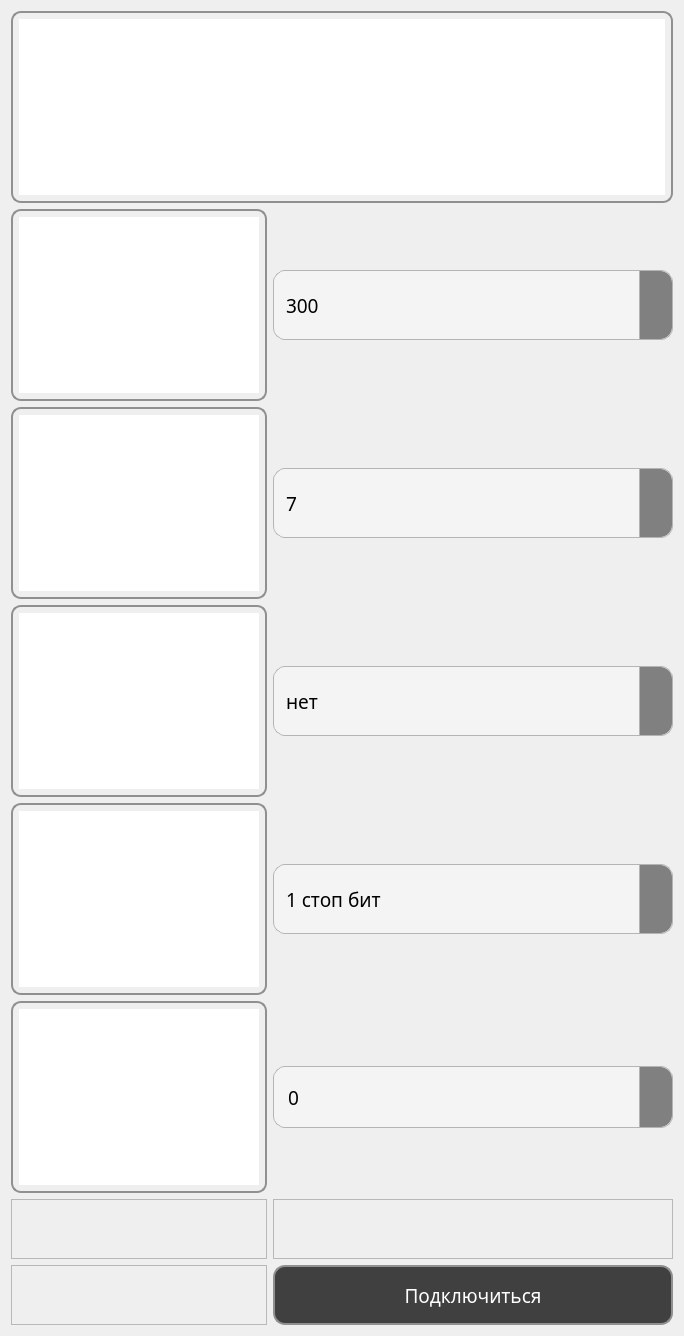
         <widget class="QWidget" name="page_3">
          <property name="styleSheet">
           <string notr="true">/* ===== QComboBox: полный стиль без ресурсов ===== */

/* --- контейнер всплывающего окна (Qt-5/6) --- */
QFrame#qt_combo_box_popup {      /* &lt;&lt; ключевая строчка */
    border: none;                /* убираем рамку */
    background: 505050;     /* или #505050 под фон формы */
}






/* ОСНОВНОЕ ПОЛЕ -----------------------------------------------------------*/
QComboBox {
    border: 1px solid #b4b4b4;
    border-radius: 12px;
    padding: 4px 40px 4px 12px;   /* место под стрелку справа */
    background: #f4f4f4;
    min-height: 60px;             /* чтобы не сплющивался */
combobox-popup: 0;   
}

/* КНОПКА ВЫПАДАНИЯ (правый сегмент) --------------------------------------*/
QComboBox::drop-down {
    subcontrol-origin: padding;
    subcontrol-position: top right;
    width: 32px;
    border-left: 1px solid #b4b4b4;
    border-top-right-radius: 12px;
    border-bottom-right-radius: 12px;
    background: #e2e2e2;
}

QComboBox::drop-down { 
    background: #808080;   /* временно! */
}

/* СТРЕЛКА ----------------------------------------------------------------*/
QComboBox::down-arrow {
image: url(&quot;:/icon/arrow_drop_down_24dp_E3E3E3_FILL0_wght400_GRAD0_opsz24.png&quot;);
    width: 24px;      /* подгони под реальный размер PNG */
    height: 24px;
    margin: 0 auto;   /* по центру кнопки drop‑down */
    border: none;     /* глушим всякие старые границы */
}

/* Поворот при раскрытии --------------------------------------------------*/
QComboBox::down-arrow:on {
    transform: rotate(180deg);
}





/* ХОВЕР/ФОКУС -------------------------------------------------------------*/
QComboBox:hover { background: #f9f9f9; }

QComboBox:focus {
    border: 1px solid #7aa9ff;
    outline: none;
}

/* ВЫПАДАЮЩИЙ СПИСОК -----------------------------------------------------*/
QComboBox QAbstractItemView {
    /* тот же радиус, что у поля */
    border: 1px solid #c8c8c8;
    border-radius: 12px;
    padding: 4px;                       /* лёгкий «отступ-рамка» внутри */
    background: #FFFFFF;

    /* отключаем стандартный dotted focus-rectangle */
    outline: 0;                         /* Qt &gt;5.12 понимает outline */
    /* если outline не работает в вашей версии:
       border: none; */
}

/* строки внутри списка */
QComboBox QAbstractItemView::item {
    padding: 6px 12px;
    border-radius: 6px;                 /* лёгкое скругление hover/selected */
}

/* подсветка наведения  */
QComboBox QAbstractItemView::item:hover {
    background: #f0f0f0;
}

/* выбранный элемент (без пунктира!) */
QComboBox QAbstractItemView::item:selected {
    background: #2d97ff;                /* пример активного цвета */
    color: #ffffff;
    outline: 0;                         /* страховка */
    /* или border: none;  -&gt; если outline не поддерживается */
}

/* Оформление текста и рамки для QLabel и QTextBrowser */
QLabel,
QTextBrowser {
    color: white;                    /* цвет шрифта */
    border-radius: 10px;             /* скругление углов рамки */
    padding: 6px;                    /* внутренние отступы */
border: 2px solid #909090; 
}


/* Нормальное состояние */
QPushButton {
    background-color: #404040;        /* заливка */
    color: white;                     /* цвет текста */
    border: 2px solid #909090;        /* толщина и цвет обводки */
    border-radius: 12px;              /* радиус скругления */
    padding: 6px 12px;                /* «воздух» внутри */
}

/* Курсор наведён */
QPushButton:hover {
    background-color: #505050;
    border-color: #707070;
}

/* Кнопка нажата (удерживается) */
QPushButton:pressed {
    background-color: #909090;
    border-color: #909090;
}

/* QLabel или QTextBrowser */
QLabel, QTextBrowser {
    border: 2px solid #909090;   /* толщина и цвет */
    border-radius: 10px;         /* скругление */
    padding: 6px;                /* внутренние отступы */
    color: white;              /* цвет шрифта */
}

/* ===== QSpinBox — стиль под QComboBox (каждый параметр подписан) ===== */

/* ОСНОВНОЕ ПОЛЕ ---------------------------------------------------------*/
QSpinBox {
    border: 1px solid #b4b4b4;                 /* внешняя рамка виджета        */
    border-radius: 12px;                       /* скругление всех углов        */

    padding-left: 12px;                        /* отступ текста слева          */
    padding-right: 40px;                       /* резерв под блок стрелок      */
    background: #f4f4f4;                       /* фон поля ввода               */
    min-height: 60px;                          /* минимальная высота контрола  */
    color: black;                              /* цвет введённого текста       */

    outline: none;                             /* убираем стандартный пунктиp  */
}

/* БЛОК СТРЕЛОК ----------------------------------------------------------*/
/* общие параметры для обеих половинок блока */
QSpinBox::up-button,
QSpinBox::down-button {
    subcontrol-origin: padding;                /* координаты от padding-box    */
    width: 32px;                               /* ширина сегмента со стрелками */
    border-left: 1px solid #b4b4b4;            /* линия-разделитель слева      */
    background: #808080;                       /* фон блока стрелок            */
}

/* ↓ нижняя половина блока стрелок --------------------------------------*/
QSpinBox::down-button {
    subcontrol-position: bottom right;         /* привязка к правому-нижнему   */
    height: 30%;                               /* занимаем оставшиеся 50 %     */
    border-bottom-right-radius: 12px;          /* скругляем ТОЛЬКО низ-прав.   */
}


/* ↑ верхняя половина блока стрелок -------------------------------------*/
QSpinBox::up-button {
    subcontrol-position: top right;            /* привязка к правому-верхнему  */
    height: 30%;                               /* занимаем ровно половину выс. */
    border-top-right-radius: 12px;             /* скругляем ТОЛЬКО верх-прав.  */
}

/* визуальный отклик при нажатии ----------------------------------------*/
QSpinBox::up-button:pressed,
QSpinBox::down-button:pressed {
    background: #6d6d6d;                       /* затемняем фон на время клика */
}

/* СТРЕЛКИ (иконки) ------------------------------------------------------*/
QSpinBox::up-arrow {
    image: url(&quot;:/icon/arrow_drop_up_24dp_E3E3E3_FILL0_wght400_GRAD0_opsz24.png&quot;); /* PNG/SVG ↓ */
    width: 24px; height: 24px;                 /* габариты иконки              */
    margin: 0 auto;                            /* центрируем в блоке           */
	transform: rotate(180deg);
}

QSpinBox::down-arrow {
    image: url(&quot;:/icon/arrow_drop_down_24dp_E3E3E3_FILL0_wght400_GRAD0_opsz24.png&quot;); /* PNG/SVG ↓ */
    width: 24px; height: 24px;                 /* габариты иконки              */
    margin: 0 auto;                            /* центрируем в блоке           */
}


/* отключаем кнопки и иконки при достижении min/max ---------------------*/
QSpinBox::up-button:disabled,
QSpinBox::down-button:disabled {
    background: #c8c8c8;                       /* тусклый фон — кнопка неактив */
}

QSpinBox::up-arrow:disabled,
QSpinBox::down-arrow:disabled {
    image: none;                               /* прячем иконку у неактивной   */
}

/* ХОВЕР / ФОКУС ---------------------------------------------------------*/
QSpinBox:hover  { background: #f9f9f9; }       /* лёгкое высветление при ховере*/
QSpinBox:focus  { border: 1px solid #7aa9ff; } /* синяя рамка при фокусе       */

/* ОТКЛЮЧЁННОЕ СОСТОЯНИЕ -------------------------------------------------*/
QSpinBox:disabled {
    color: #8f8f8f;                            /* приглушаем текст             */
    background: #e0e0e0;                       /* и фон всего виджета          */
}

</string>
          </property>
          <layout class="QGridLayout" name="gridLayout_2">
           <item row="0" column="0" colspan="2">
            <widget class="QTextBrowser" name="textBrowser_4">
             <property name="html">
              <string>&lt;!DOCTYPE HTML PUBLIC &quot;-//W3C//DTD HTML 4.0//EN&quot; &quot;http://www.w3.org/TR/REC-html40/strict.dtd&quot;&gt;
&lt;html&gt;&lt;head&gt;&lt;meta name=&quot;qrichtext&quot; content=&quot;1&quot; /&gt;&lt;meta charset=&quot;utf-8&quot; /&gt;&lt;style type=&quot;text/css&quot;&gt;
p, li { white-space: pre-wrap; }
hr { height: 1px; border-width: 0; }
li.unchecked::marker { content: &quot;\2610&quot;; }
li.checked::marker { content: &quot;\2612&quot;; }
&lt;/style&gt;&lt;/head&gt;&lt;body style=&quot; font-family:'Noto Sans SC'; font-size:9pt; font-weight:400; font-style:normal;&quot;&gt;
&lt;p align=&quot;center&quot; style=&quot; margin-top:0px; margin-bottom:0px; margin-left:0px; margin-right:0px; -qt-block-indent:0; text-indent:0px;&quot;&gt;&lt;span style=&quot; font-size:16pt;&quot;&gt;Ручное подключение&lt;/span&gt;&lt;/p&gt;&lt;/body&gt;&lt;/html&gt;</string>
             </property>
            </widget>
           </item>
           <item row="1" column="0">
            <widget class="QTextBrowser" name="textBrowser_5">
             <property name="html">
              <string>&lt;!DOCTYPE HTML PUBLIC &quot;-//W3C//DTD HTML 4.0//EN&quot; &quot;http://www.w3.org/TR/REC-html40/strict.dtd&quot;&gt;
&lt;html&gt;&lt;head&gt;&lt;meta name=&quot;qrichtext&quot; content=&quot;1&quot; /&gt;&lt;meta charset=&quot;utf-8&quot; /&gt;&lt;style type=&quot;text/css&quot;&gt;
p, li { white-space: pre-wrap; }
hr { height: 1px; border-width: 0; }
li.unchecked::marker { content: &quot;\2610&quot;; }
li.checked::marker { content: &quot;\2612&quot;; }
&lt;/style&gt;&lt;/head&gt;&lt;body style=&quot; font-family:'Noto Sans SC'; font-size:9pt; font-weight:400; font-style:normal;&quot;&gt;
&lt;p align=&quot;center&quot; style=&quot; margin-top:0px; margin-bottom:0px; margin-left:0px; margin-right:0px; -qt-block-indent:0; text-indent:0px;&quot;&gt;&lt;span style=&quot; font-size:14pt;&quot;&gt;Скорость USART&lt;/span&gt;&lt;/p&gt;&lt;/body&gt;&lt;/html&gt;</string>
             </property>
            </widget>
           </item>
           <item row="1" column="1">
            <widget class="QComboBox" name="comboBox">
             <property name="sizePolicy">
              <sizepolicy hsizetype="Preferred" vsizetype="Maximum">
               <horstretch>0</horstretch>
               <verstretch>0</verstretch>
              </sizepolicy>
             </property>
             <property name="minimumSize">
              <size>
               <width>0</width>
               <height>70</height>
              </size>
             </property>
             <property name="font">
              <font>
               <family>Noto Sans SC</family>
               <pointsize>14</pointsize>
              </font>
             </property>
             <property name="layoutDirection">
              <enum>Qt::LayoutDirection::LeftToRight</enum>
             </property>
             <property name="styleSheet">
              <string notr="true">QLabel { font-size: 14pt; }</string>
             </property>
             <item>
              <property name="text">
               <string>300</string>
              </property>
             </item>
             <item>
              <property name="text">
               <string>600</string>
              </property>
             </item>
             <item>
              <property name="text">
               <string>1200</string>
              </property>
             </item>
             <item>
              <property name="text">
               <string>2400</string>
              </property>
             </item>
             <item>
              <property name="text">
               <string>4800</string>
              </property>
             </item>
             <item>
              <property name="text">
               <string>9600</string>
              </property>
             </item>
             <item>
              <property name="text">
               <string>14400</string>
              </property>
             </item>
             <item>
              <property name="text">
               <string>19200</string>
              </property>
             </item>
             <item>
              <property name="text">
               <string>38400</string>
              </property>
             </item>
             <item>
              <property name="text">
               <string>56000</string>
              </property>
             </item>
             <item>
              <property name="text">
               <string>57600</string>
              </property>
             </item>
             <item>
              <property name="text">
               <string>115200</string>
              </property>
             </item>
             <item>
              <property name="text">
               <string>128000</string>
              </property>
             </item>
             <item>
              <property name="text">
               <string>230400</string>
              </property>
             </item>
             <item>
              <property name="text">
               <string>256000</string>
              </property>
             </item>
            </widget>
           </item>
           <item row="2" column="0">
            <widget class="QTextBrowser" name="textBrowser_9">
             <property name="html">
              <string>&lt;!DOCTYPE HTML PUBLIC &quot;-//W3C//DTD HTML 4.0//EN&quot; &quot;http://www.w3.org/TR/REC-html40/strict.dtd&quot;&gt;
&lt;html&gt;&lt;head&gt;&lt;meta name=&quot;qrichtext&quot; content=&quot;1&quot; /&gt;&lt;meta charset=&quot;utf-8&quot; /&gt;&lt;style type=&quot;text/css&quot;&gt;
p, li { white-space: pre-wrap; }
hr { height: 1px; border-width: 0; }
li.unchecked::marker { content: &quot;\2610&quot;; }
li.checked::marker { content: &quot;\2612&quot;; }
&lt;/style&gt;&lt;/head&gt;&lt;body style=&quot; font-family:'Noto Sans SC'; font-size:9pt; font-weight:400; font-style:normal;&quot;&gt;
&lt;p align=&quot;center&quot; style=&quot; margin-top:0px; margin-bottom:0px; margin-left:0px; margin-right:0px; -qt-block-indent:0; text-indent:0px;&quot;&gt;&lt;span style=&quot; font-size:14pt;&quot;&gt;Колличество бит&lt;/span&gt;&lt;/p&gt;&lt;/body&gt;&lt;/html&gt;</string>
             </property>
            </widget>
           </item>
           <item row="2" column="1">
            <widget class="QComboBox" name="comboBox_2">
             <property name="sizePolicy">
              <sizepolicy hsizetype="Preferred" vsizetype="Maximum">
               <horstretch>0</horstretch>
               <verstretch>0</verstretch>
              </sizepolicy>
             </property>
             <property name="minimumSize">
              <size>
               <width>0</width>
               <height>70</height>
              </size>
             </property>
             <property name="font">
              <font>
               <family>Noto Sans SC</family>
               <pointsize>14</pointsize>
              </font>
             </property>
             <property name="layoutDirection">
              <enum>Qt::LayoutDirection::LeftToRight</enum>
             </property>
             <item>
              <property name="text">
               <string>7</string>
              </property>
             </item>
             <item>
              <property name="text">
               <string>8</string>
              </property>
             </item>
            </widget>
           </item>
           <item row="3" column="0">
            <widget class="QTextBrowser" name="textBrowser_7">
             <property name="html">
              <string>&lt;!DOCTYPE HTML PUBLIC &quot;-//W3C//DTD HTML 4.0//EN&quot; &quot;http://www.w3.org/TR/REC-html40/strict.dtd&quot;&gt;
&lt;html&gt;&lt;head&gt;&lt;meta name=&quot;qrichtext&quot; content=&quot;1&quot; /&gt;&lt;meta charset=&quot;utf-8&quot; /&gt;&lt;style type=&quot;text/css&quot;&gt;
p, li { white-space: pre-wrap; }
hr { height: 1px; border-width: 0; }
li.unchecked::marker { content: &quot;\2610&quot;; }
li.checked::marker { content: &quot;\2612&quot;; }
&lt;/style&gt;&lt;/head&gt;&lt;body style=&quot; font-family:'Noto Sans SC'; font-size:9pt; font-weight:400; font-style:normal;&quot;&gt;
&lt;p align=&quot;center&quot; style=&quot; margin-top:0px; margin-bottom:0px; margin-left:0px; margin-right:0px; -qt-block-indent:0; text-indent:0px;&quot;&gt;&lt;span style=&quot; font-size:14pt;&quot;&gt;Четность&lt;/span&gt;&lt;/p&gt;&lt;/body&gt;&lt;/html&gt;</string>
             </property>
            </widget>
           </item>
           <item row="3" column="1">
            <widget class="QComboBox" name="comboBox_4">
             <property name="sizePolicy">
              <sizepolicy hsizetype="Preferred" vsizetype="Maximum">
               <horstretch>0</horstretch>
               <verstretch>0</verstretch>
              </sizepolicy>
             </property>
             <property name="minimumSize">
              <size>
               <width>0</width>
               <height>70</height>
              </size>
             </property>
             <property name="font">
              <font>
               <family>Noto Sans SC</family>
               <pointsize>14</pointsize>
              </font>
             </property>
             <property name="layoutDirection">
              <enum>Qt::LayoutDirection::LeftToRight</enum>
             </property>
             <item>
              <property name="text">
               <string>нет</string>
              </property>
             </item>
             <item>
              <property name="text">
               <string>Нечетная</string>
              </property>
             </item>
             <item>
              <property name="text">
               <string>Четная</string>
              </property>
             </item>
            </widget>
           </item>
           <item row="4" column="0">
            <widget class="QTextBrowser" name="textBrowser_6">
             <property name="html">
              <string>&lt;!DOCTYPE HTML PUBLIC &quot;-//W3C//DTD HTML 4.0//EN&quot; &quot;http://www.w3.org/TR/REC-html40/strict.dtd&quot;&gt;
&lt;html&gt;&lt;head&gt;&lt;meta name=&quot;qrichtext&quot; content=&quot;1&quot; /&gt;&lt;meta charset=&quot;utf-8&quot; /&gt;&lt;style type=&quot;text/css&quot;&gt;
p, li { white-space: pre-wrap; }
hr { height: 1px; border-width: 0; }
li.unchecked::marker { content: &quot;\2610&quot;; }
li.checked::marker { content: &quot;\2612&quot;; }
&lt;/style&gt;&lt;/head&gt;&lt;body style=&quot; font-family:'Noto Sans SC'; font-size:9pt; font-weight:400; font-style:normal;&quot;&gt;
&lt;p align=&quot;center&quot; style=&quot; margin-top:0px; margin-bottom:0px; margin-left:0px; margin-right:0px; -qt-block-indent:0; text-indent:0px;&quot;&gt;&lt;span style=&quot; font-size:14pt;&quot;&gt;Стоп-бит&lt;/span&gt;&lt;/p&gt;&lt;/body&gt;&lt;/html&gt;</string>
             </property>
            </widget>
           </item>
           <item row="4" column="1">
            <widget class="QComboBox" name="comboBox_3">
             <property name="sizePolicy">
              <sizepolicy hsizetype="Preferred" vsizetype="Maximum">
               <horstretch>0</horstretch>
               <verstretch>0</verstretch>
              </sizepolicy>
             </property>
             <property name="minimumSize">
              <size>
               <width>0</width>
               <height>70</height>
              </size>
             </property>
             <property name="font">
              <font>
               <family>Noto Sans SC</family>
               <pointsize>14</pointsize>
              </font>
             </property>
             <property name="layoutDirection">
              <enum>Qt::LayoutDirection::LeftToRight</enum>
             </property>
             <item>
              <property name="text">
               <string>1 стоп бит</string>
              </property>
             </item>
             <item>
              <property name="text">
               <string>2 стоп бит</string>
              </property>
             </item>
            </widget>
           </item>
           <item row="5" column="0">
            <widget class="QTextBrowser" name="textBrowser_8">
             <property name="html">
              <string>&lt;!DOCTYPE HTML PUBLIC &quot;-//W3C//DTD HTML 4.0//EN&quot; &quot;http://www.w3.org/TR/REC-html40/strict.dtd&quot;&gt;
&lt;html&gt;&lt;head&gt;&lt;meta name=&quot;qrichtext&quot; content=&quot;1&quot; /&gt;&lt;meta charset=&quot;utf-8&quot; /&gt;&lt;style type=&quot;text/css&quot;&gt;
p, li { white-space: pre-wrap; }
hr { height: 1px; border-width: 0; }
li.unchecked::marker { content: &quot;\2610&quot;; }
li.checked::marker { content: &quot;\2612&quot;; }
&lt;/style&gt;&lt;/head&gt;&lt;body style=&quot; font-family:'Noto Sans SC'; font-size:9pt; font-weight:400; font-style:normal;&quot;&gt;
&lt;p align=&quot;center&quot; style=&quot; margin-top:0px; margin-bottom:0px; margin-left:0px; margin-right:0px; -qt-block-indent:0; text-indent:0px;&quot;&gt;&lt;span style=&quot; font-size:14pt;&quot;&gt;USART ID&lt;/span&gt;&lt;/p&gt;&lt;/body&gt;&lt;/html&gt;</string>
             </property>
            </widget>
           </item>
           <item row="5" column="1">
            <widget class="QSpinBox" name="spinBox">
             <property name="sizePolicy">
              <sizepolicy hsizetype="Minimum" vsizetype="Maximum">
               <horstretch>0</horstretch>
               <verstretch>0</verstretch>
              </sizepolicy>
             </property>
             <property name="minimumSize">
              <size>
               <width>0</width>
               <height>62</height>
              </size>
             </property>
             <property name="font">
              <font>
               <family>Noto Sans SC</family>
               <pointsize>14</pointsize>
              </font>
             </property>
             <property name="layoutDirection">
              <enum>Qt::LayoutDirection::LeftToRight</enum>
             </property>
             <property name="styleSheet">
              <string notr="true"/>
             </property>
            </widget>
           </item>
           <item row="6" column="0">
            <widget class="QFrame" name="frame_7">
             <property name="frameShape">
              <enum>QFrame::Shape::StyledPanel</enum>
             </property>
             <property name="frameShadow">
              <enum>QFrame::Shadow::Raised</enum>
             </property>
            </widget>
           </item>
           <item row="6" column="1">
            <widget class="QFrame" name="frame_8">
             <property name="minimumSize">
              <size>
               <width>400</width>
               <height>60</height>
              </size>
             </property>
             <property name="frameShape">
              <enum>QFrame::Shape::StyledPanel</enum>
             </property>
             <property name="frameShadow">
              <enum>QFrame::Shadow::Raised</enum>
             </property>
            </widget>
           </item>
           <item row="7" column="0">
            <widget class="QFrame" name="frame_6">
             <property name="frameShape">
              <enum>QFrame::Shape::StyledPanel</enum>
             </property>
             <property name="frameShadow">
              <enum>QFrame::Shadow::Raised</enum>
             </property>
            </widget>
           </item>
           <item row="7" column="1">
            <widget class="QPushButton" name="pushButton_3">
             <property name="sizePolicy">
              <sizepolicy hsizetype="Minimum" vsizetype="Maximum">
               <horstretch>0</horstretch>
               <verstretch>0</verstretch>
              </sizepolicy>
             </property>
             <property name="minimumSize">
              <size>
               <width>0</width>
               <height>60</height>
              </size>
             </property>
             <property name="font">
              <font>
               <family>Noto Sans SC</family>
               <pointsize>14</pointsize>
              </font>
             </property>
             <property name="text">
              <string>Подключиться</string>
             </property>
            </widget>
           </item>
          </layout>
         </widget>
